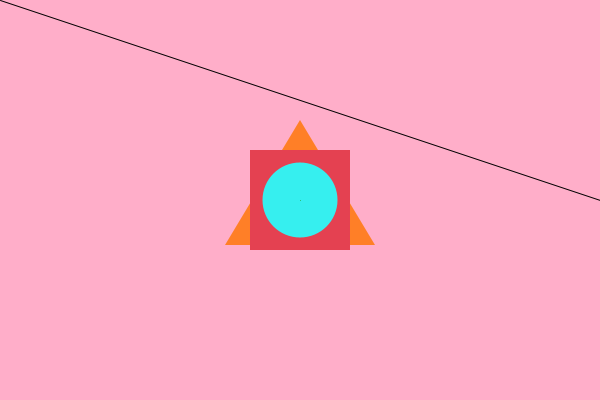
Frame 1 (no input)
Frame 60 (the mouse pressed at the canvas centre just before this capture): identical to frame 1, image omitted
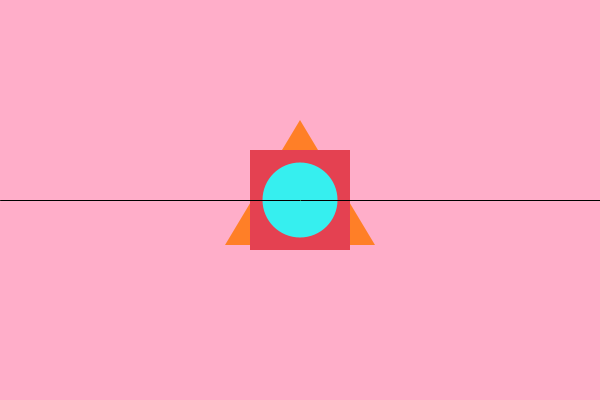
Frame 120 (the mouse held since frame 60 and released just before this capture)

The Processing sketch that drew these frames (run headless with seeded random() and noise(); from frame 60 on, the mouse is pressed at the canvas centre):

// Processing sketch: sketch
// ── sketch.pde
int posicaoLinhaY = 200;

void setup() {
  size(600, 400);
  
  int umNumero = 42;
  float umNumeroDecimal = 1.23456;
  boolean verdade = true;
  
  char umaLetra = 'A';
  
  String umTexto = "A resposta para a vida, o universo e tudo mais: " + umNumero;
  
  print("Hello, World!\n");
  
  print(width + " " + height);
  
  
  
  print('\n');
  println(umTexto);
  
  println(umNumeroDecimal);
  
  println("Primeira letra do nome do melhor professor: " + umaLetra);  
  println("JavAlisson melhor professor: " + verdade);
  
  
}

void draw() {
  background(255, 174, 201);

  noStroke();
  
  fill(255, 127, 39);
  triangle(300, 120, 300 - 75, 245, 300 + 75, 245);
  
  fill(228, 65, 81);
  rect(300 - 50, 200 - 50, 100, 100);
  
  fill(54, 239, 239);
  ellipse(300, 200, 75, 75);
  
  stroke(0);
  line(0, mouseY, 600, posicaoLinhaY);
  
  stroke(34, 177, 76);
  point(300, 200);
}

void mousePressed() {
  println("O mouse foi clicado: " + mouseY);
  posicaoLinhaY = mouseY;
  
}
